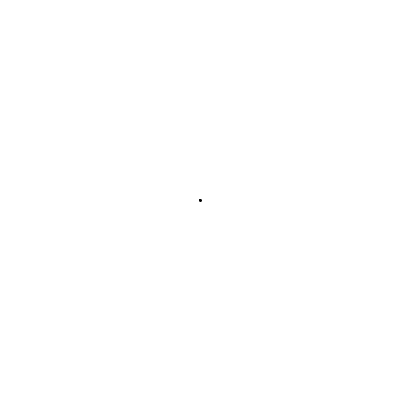
Frame 1 (no input)
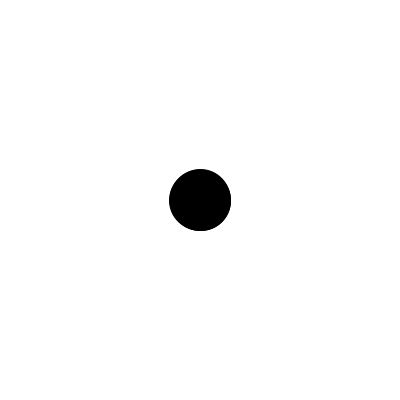
Frame 60 (the mouse pressed at the canvas centre just before this capture)
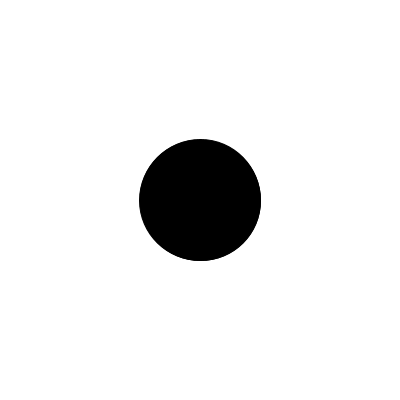
Frame 120 (the mouse held since frame 60 and released just before this capture)

The Processing sketch that drew these frames (run headless with seeded random() and noise(); from frame 60 on, the mouse is pressed at the canvas centre):

// Processing sketch: only_one_exit
// ── only_one_exit.pde
int nbr_circles = 1;
color bg = color(255);
color fg = color(0);


float dd;  
  void setup()
  {
    size(400,400);
    smooth();
    frameRate(24);
    //colorMode(RGB, 100);
    dd = width * .85;

  }
  
  void draw()
  {
    background(bg);
    
    nbr_circles = 1 + nbr_circles;
  
    float lg_diam = width * .85;
    float lg_rad = lg_diam / 2;
    float lg_circ = PI * lg_diam;
    float sm_diam = (lg_circ / nbr_circles);
    float cx = width/2.0;
    float cy = height/2.0;
    
    
    for(int i=1; i<= nbr_circles; i++)
    {
      //noFill();
      fill(fg);
      ellipse(cx, cy, i, i);    
    }
    
    if(nbr_circles >= width)
    {
      nbr_circles = 0;
      bg = color(random(255),random(255),random(255), random(255));
      fg = color(random(255),random(255),random(255), random(255));
    }
  }
  
